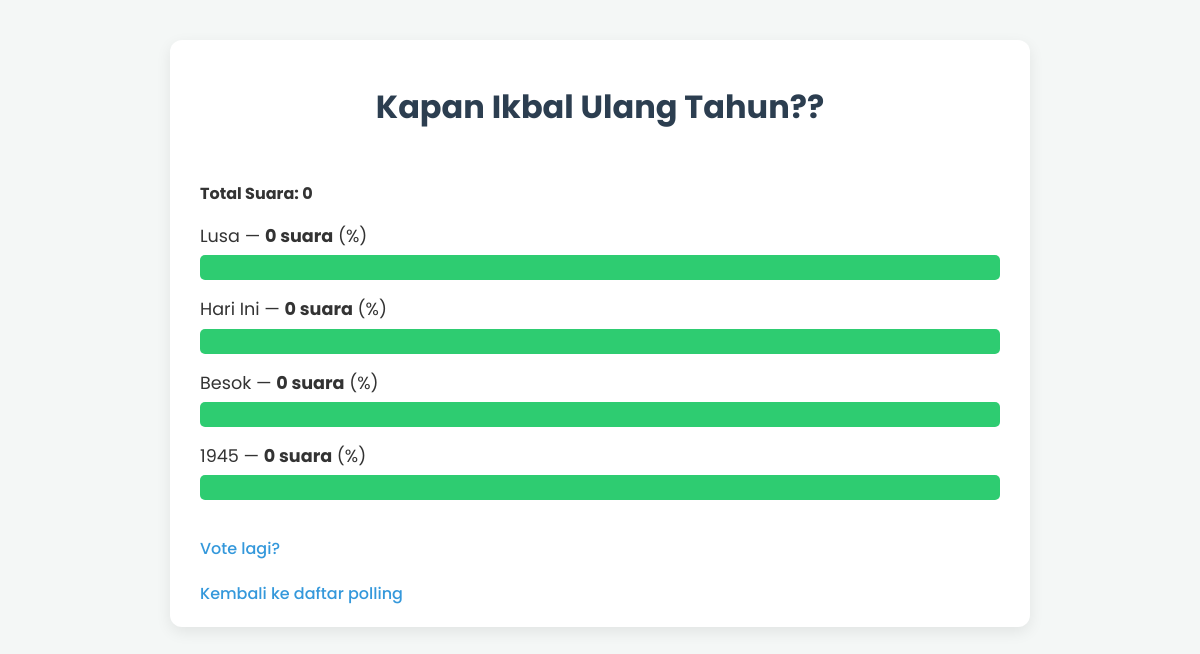
/polls/1/results/, run on an earlier commit of the app's database.
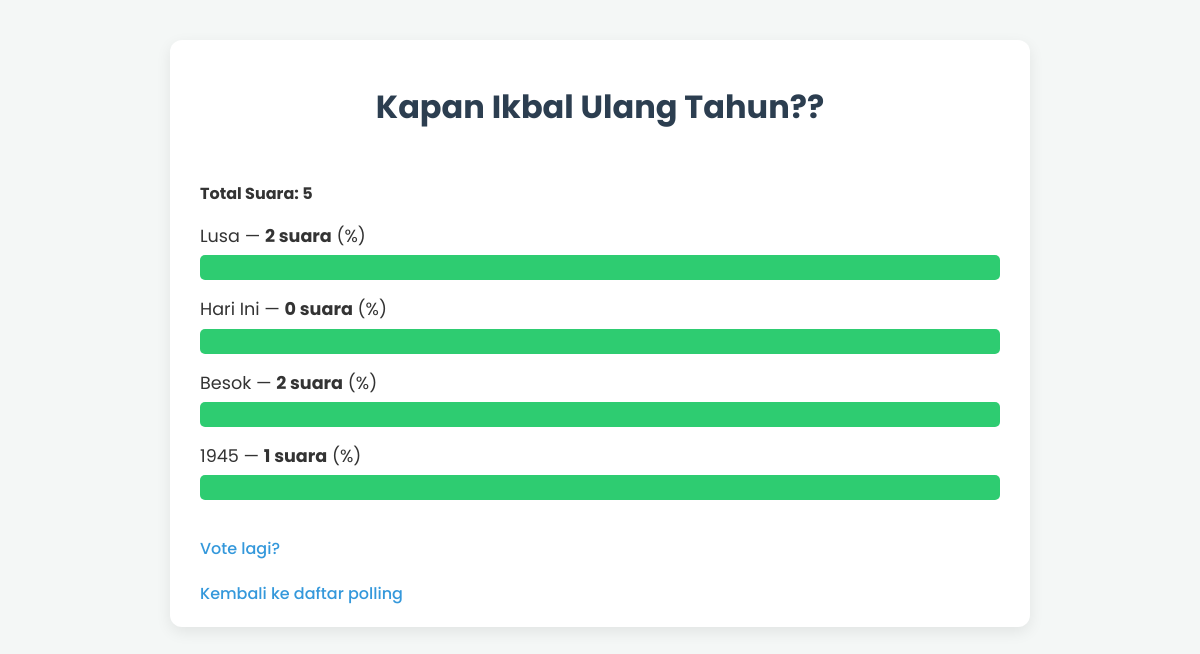
And on a later commit of the database.
### polls/models.py (models this page shows, shortened)
class Choice(models.Model):
    question = models.ForeignKey(Question, on_delete=models.CASCADE)
    choice_text = models.CharField("Pilihan", max_length=200)
    votes = models.IntegerField("Jumlah Suara", default=0)

### polls/views.py (the view)
# urls.py: path('<int:question_id>/results/', views.results, name='results'),
def results(request, question_id):
    question = get_object_or_404(Question, pk=question_id)
    choices = question.choice_set.all()
    total_votes = sum(choice.votes for choice in choices)
    for choice in choices:
        if total_votes > 0:
            choice.percentage = (choice.votes / total_votes) * 100
        else:
            choice.percentage = 0
    context = {
        'question': question,
        'total_votes': total_votes
    }
    return render(request, 'polls/results.html', context)

### polls/templates/polls/results.html (shortened to what this page needs)
{% extends "polls/base.html" %}
{% block content %}
    <h1>{{ question.question_text }}</h1>
    <p><strong>Total Suara: {{ total_votes }}</strong></p>
    <ul class="results-list">
    {% for choice in question.choice_set.all %}
        <li>
            {{ choice.choice_text }} &mdash; <strong>{{ choice.votes }} suara</strong> ({{ choice.percentage|floatformat:2 }}%)
            <div class="result-bar-container">
                <div class="result-bar" style="width: {{ choice.percentage }}%;">
                </div>
            </div>
        </li>
    {% endfor %}
    </ul>
    <a href="{% url 'polls:detail' question.id %}" class="back-link">Vote lagi?</a>
    <br>
    <a href="{% url 'polls:index' %}" class="back-link">Kembali ke daftar polling</a>
{% endblock %}

What changed in the data, as far as the page shows it:
changed Choice "Lusa": votes "0" → "2"
changed Choice "Besok": votes "0" → "2"
changed Choice (number 4 of 4 on the later page): votes "0" → "1"
Also different on the page:
{{ total_votes }}: "0" → "5"
